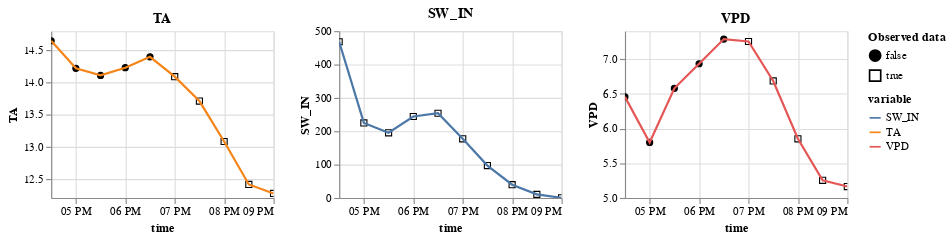

Here is the notebook cell this chart was saved with:
### Code cell
m_df.show()

### Figure 1 — Vega-Lite specification as saved in the notebook (floating-point values rounded to 4 significant figures)
{"config": {"view": {"continuousWidth": 400, "continuousHeight": 300}}, "vconcat": [{"hconcat": [{"layer": [{"mark": {"type": "point", "color": "black", "fillOpacity": 1, "strokeWidth": 1}, "encoding": {"fill": {"field": "is_present", "legend": {"title": ["Observed data"]}, "scale": {"range": ["black", "#ffffff00"]}, "type": "nominal"}, "shape": {"field": "is_present", "type": "nominal"}, "x": {"field": "time", "type": "temporal"}, "y": {"field": "value", "scale": {"zero": false}, "title": "TA", "type": "quantitative"}}}, {"mark": "line", "encoding": {"color": {"field": "variable", "type": "nominal"}, "x": {"field": "time", "type": "temporal"}, "y": {"field": "value", "scale": {"zero": false}, "title": "TA", "type": "quantitative"}}, "name": "view_3"}], "height": 150, "title": "TA", "width": 200}, {"layer": [{"mark": {"type": "point", "color": "black", "fillOpacity": 1, "strokeWidth": 1}, "encoding": {"fill": {"field": "is_present", "legend": {"title": ["Observed data"]}, "scale": {"range": ["black", "#ffffff00"]}, "type": "nominal"}, "shape": {"field": "is_present", "type": "nominal"}, "x": {"field": "time", "type": "temporal"}, "y": {"field": "value", "scale": {"zero": false}, "title": "SW_IN", "type": "quantitative"}}}, {"mark": "line", "encoding": {"color": {"field": "variable", "type": "nominal"}, "x": {"field": "time", "type": "temporal"}, "y": {"field": "value", "scale": {"zero": false}, "title": "SW_IN", "type": "quantitative"}}, "name": "view_4"}], "data": {"name": "data-5a1f3fac3d9df47c6d1f6f3a5658ee3a"}, "height": 150, "title": "SW_IN", "width": 200}, {"layer": [{"mark": {"type": "point", "color": "black", "fillOpacity": 1, "strokeWidth": 1}, "encoding": {"fill": {"field": "is_present", "legend": {"title": ["Observed data"]}, "scale": {"range": ["black", "#ffffff00"]}, "type": "nominal"}, "shape": {"field": "is_present", "type": "nominal"}, "x": {"field": "time", "type": "temporal"}, "y": {"field": "value", "scale": {"zero": false}, "title": "VPD", "type": "quantitative"}}}, {"mark": "line", "encoding": {"color": {"field": "variable", "type": "nominal"}, "x": {"field": "time", "type": "temporal"}, "y": {"field": "value", "scale": {"zero": false}, "title": "VPD", "type": "quantitative"}}, "name": "view_5"}], "data": {"name": "data-d31baa6ca74e0aff36d178089e8b875a"}, "height": 150, "title": "VPD", "width": 200}]}], "data": {"name": "data-56120284c98ea45ee642dd5b510147c7"}, "params": [{"name": "param_8", "select": {"type": "interval", "encodings": ["x"]}, "bind": "scales", "views": ["view_3", "view_4", "view_5"]}], "$schema": "https://vega.github.io/schema/vega-lite/v5.2.0.json", "datasets": {"data-56120284c98ea45ee642dd5b510147c7": [{"time": "2000-06-15T16:30:00", "variable": "TA", "value": 14.65, "is_present": false}, {"time": "2000-06-15T17:00:00", "variable": "TA", "value": 14.22, "is_present": false}, {"time": "2000-06-15T17:30:00", "variable": "TA", "value": 14.11, "is_present": false}, {"time": "2000-06-15T18:00:00", "variable": "TA", "value": 14.23, "is_present": false}, {"time": "2000-06-15T18:30:00", "variable": "TA", "value": 14.4, "is_present": false}, {"time": "2000-06-15T19:00:00", "variable": "TA", "value": 14.09, "is_present": true}, {"time": "2000-06-15T19:30:00", "variable": "TA", "value": 13.71, "is_present": true}, {"time": "2000-06-15T20:00:00", "variable": "TA", "value": 13.08, "is_present": true}, {"time": "2000-06-15T20:30:00", "variable": "TA", "value": 12.41, "is_present": true}, {"time": "2000-06-15T21:00:00", "variable": "TA", "value": 12.27, "is_present": true}], "data-5a1f3fac3d9df47c6d1f6f3a5658ee3a": [{"time": "2000-06-15T16:30:00", "variable": "SW_IN", "value": 468.2, "is_present": true}, {"time": "2000-06-15T17:00:00", "variable": "SW_IN", "value": 224.8, "is_present": true}, {"time": "2000-06-15T17:30:00", "variable": "SW_IN", "value": 195.3, "is_present": true}, {"time": "2000-06-15T18:00:00", "variable": "SW_IN", "value": 244.2, "is_present": true}, {"time": "2000-06-15T18:30:00", "variable": "SW_IN", "value": 253.9, "is_present": true}, {"time": "2000-06-15T19:00:00", "variable": "SW_IN", "value": 177.3, "is_present": true}, {"time": "2000-06-15T19:30:00", "variable": "SW_IN", "value": 97.07, "is_present": true}, {"time": "2000-06-15T20:00:00", "variable": "SW_IN", "value": 39.71, "is_present": true}, {"time": "2000-06-15T20:30:00", "variable": "SW_IN", "value": 10.65, "is_present": true}, {"time": "2000-06-15T21:00:00", "variable": "SW_IN", "value": 0.32, "is_present": true}], "data-d31baa6ca74e0aff36d178089e8b875a": [{"time": "2000-06-15T16:30:00", "variable": "VPD", "value": 6.454, "is_present": false}, {"time": "2000-06-15T17:00:00", "variable": "VPD", "value": 5.799, "is_present": false}, {"time": "2000-06-15T17:30:00", "variable": "VPD", "value": 6.577, "is_present": false}, {"time": "2000-06-15T18:00:00", "variable": "VPD", "value": 6.931, "is_present": false}, {"time": "2000-06-15T18:30:00", "variable": "VPD", "value": 7.286, "is_present": false}, {"time": "2000-06-15T19:00:00", "variable": "VPD", "value": 7.251, "is_present": true}, {"time": "2000-06-15T19:30:00", "variable": "VPD", "value": 6.683, "is_present": true}, {"time": "2000-06-15T20:00:00", "variable": "VPD", "value": 5.851, "is_present": true}, {"time": "2000-06-15T20:30:00", "variable": "VPD", "value": 5.254, "is_present": true}, {"time": "2000-06-15T21:00:00", "variable": "VPD", "value": 5.164, "is_present": true}]}}
